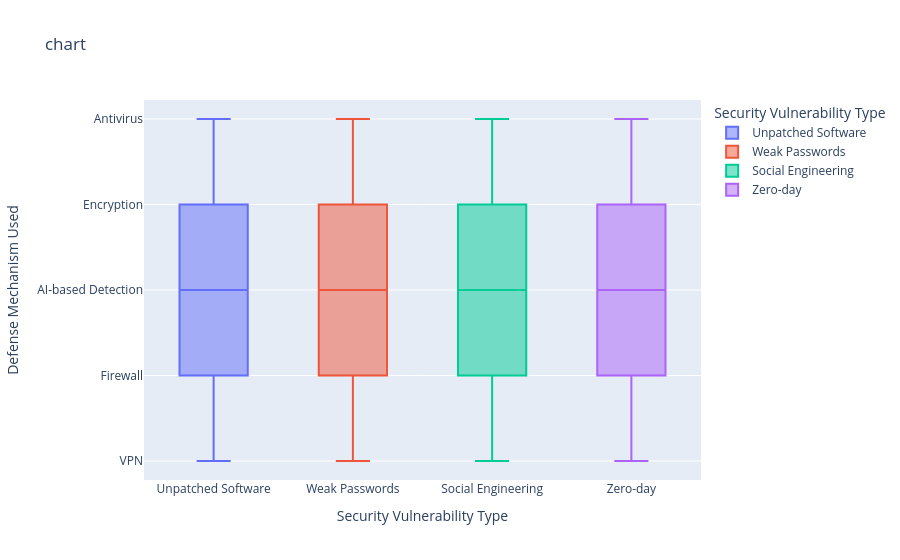

Notebook code cell kept with this figure:
### Code cell
fix=px.box(df,y="Defense Mechanism Used",x="Security Vulnerability Type",color="Security Vulnerability Type",title=" chart")
fix.show()

### Figure 1 — Plotly figure (JSON) as saved in the notebook; plotly's stock layout.template omitted (floating-point values rounded to 4 significant figures; data arrays with more than 128 entries replaced by an {"elided": "..."} marker saying what was removed)
{"data": [{"alignmentgroup": "True", "hovertemplate": "Security Vulnerability Type=%{x}<br>Defense Mechanism Used=%{y}<extra></extra>", "legendgroup": "Unpatched Software", "marker": {"color": "#636efa"}, "name": "Unpatched Software", "notched": false, "offsetgroup": "Unpatched Software", "orientation": "v", "showlegend": true, "type": "box", "x": {"elided": "738 str values"}, "x0": " ", "xaxis": "x", "y": {"elided": "738 str values"}, "y0": " ", "yaxis": "y"}, {"alignmentgroup": "True", "hovertemplate": "Security Vulnerability Type=%{x}<br>Defense Mechanism Used=%{y}<extra></extra>", "legendgroup": "Weak Passwords", "marker": {"color": "#EF553B"}, "name": "Weak Passwords", "notched": false, "offsetgroup": "Weak Passwords", "orientation": "v", "showlegend": true, "type": "box", "x": {"elided": "730 str values"}, "x0": " ", "xaxis": "x", "y": {"elided": "730 str values"}, "y0": " ", "yaxis": "y"}, {"alignmentgroup": "True", "hovertemplate": "Security Vulnerability Type=%{x}<br>Defense Mechanism Used=%{y}<extra></extra>", "legendgroup": "Social Engineering", "marker": {"color": "#00cc96"}, "name": "Social Engineering", "notched": false, "offsetgroup": "Social Engineering", "orientation": "v", "showlegend": true, "type": "box", "x": {"elided": "747 str values"}, "x0": " ", "xaxis": "x", "y": {"elided": "747 str values"}, "y0": " ", "yaxis": "y"}, {"alignmentgroup": "True", "hovertemplate": "Security Vulnerability Type=%{x}<br>Defense Mechanism Used=%{y}<extra></extra>", "legendgroup": "Zero-day", "marker": {"color": "#ab63fa"}, "name": "Zero-day", "notched": false, "offsetgroup": "Zero-day", "orientation": "v", "showlegend": true, "type": "box", "x": {"elided": "785 str values"}, "x0": " ", "xaxis": "x", "y": {"elided": "785 str values"}, "y0": " ", "yaxis": "y"}], "layout": {"boxmode": "overlay", "legend": {"title": {"text": "Security Vulnerability Type"}, "tracegroupgap": 0}, "title": {"text": " chart"}, "xaxis": {"anchor": "y", "categoryarray": ["Unpatched Software", "Weak Passwords", "Social Engineering", "Zero-day"], "categoryorder": "array", "domain": [0, 1], "title": {"text": "Security Vulnerability Type"}}, "yaxis": {"anchor": "x", "domain": [0, 1], "title": {"text": "Defense Mechanism Used"}}}}
